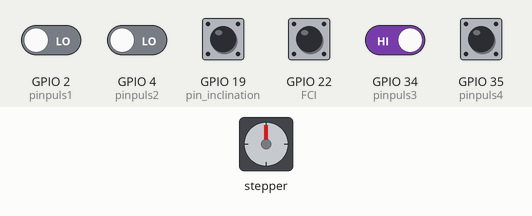
A sketch run on a simulated ESP32. Parts: stepper motor. Wiring (inferred from the names in the program): stepper motor driver (200 steps per turn assumed): step GPIO 15; direction GPIO 18. Inputs (shaded band) come from the test bench; at power-on: GPIO 19 (pin_inclination), GPIO 22 (FCI), GPIO 34 (pinpuls3), GPIO 35 (pinpuls4) HIGH, GPIO 2 (pinpuls1), GPIO 4 (pinpuls2) LOW. WiFi joins after 1.5 s; servers stay silent unless stated; the Firebase database answers and starts empty; what the sketch prints to the serial monitor is not drawn.

Above: at 0.1 s.
At 2.3 s:
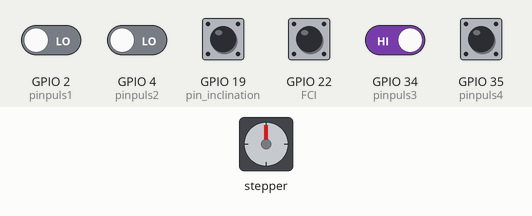
2.4 s: GPIO 22 (FCI) pulled LOW for 0.15 s
At 2.7 s:
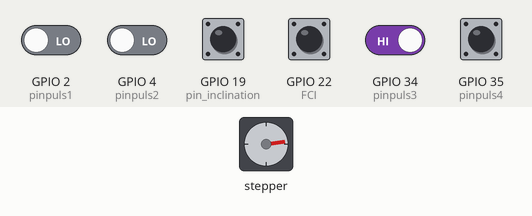
4.0 s: GPIO 19 (pin_inclination) pulled LOW for 0.15 s
5.6 s: GPIO 35 (pinpuls4) pulled LOW for 0.15 s
7.2 s: GPIO 2 (pinpuls1) driven HIGH and GPIO 34 (pinpuls3) driven LOW
9.3 s: GPIO 2 (pinpuls1) driven LOW and GPIO 4 (pinpuls2) driven HIGH
Timing chart, 0 to 12.3 s (numbered marks = the images above; inputs shaded):
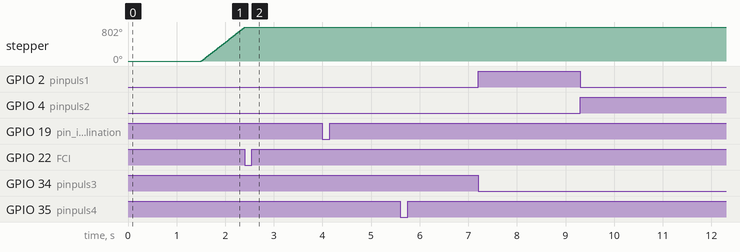

The sketch:

finalV1.ino
```cpp
#include <WiFi.h>
#include <Firebase_ESP_Client.h>
/* 1. Define the WiFi credentials */
//#define WIFI_SSID "TGB"
//#define WIFI_PASSWORD "dragonnarutito1234_tarma"

//#define WIFI_SSID "Portachuelo"
//#define WIFI_PASSWORD "HumGuz2711"
//#define WIFI_SSID "A32D9A6"
//#define WIFI_PASSWORD "dhio9090"

//#define WIFI_SSID "Galaxy"
//#define WIFI_PASSWORD "txgu4927"

#define WIFI_SSID "HOLA2"
#define WIFI_PASSWORD "lance1234"

/* 2. Define the API Key */
#define API_KEY "AIzaSyCGoJ3FfW1OuggPsJT4u8TCXW3IE2hwpUc"
//#define API_KEY "AIzaSyC7hU_CuFeD6m0uPj2-9ZZRPze1Rw1f07M"
/* 3. Define the RTDB URL */
#define DATABASE_URL "https://psiphilabo-default-rtdb.firebaseio.com/"
//#define DATABASE_URL "https://console.firebase.google.com/project/esp32-data-ba2f7/database/esp32-data-ba2f7-default-rtdb/data/~2F?hl=es"
/* 4. Define the user Email and password that alreadey registerd or added in your project */
#define USER_EMAIL "gian.ucb@gmail.com"
#define USER_PASSWORD "gianucb"


//#define USER_EMAIL "giancarlopezbustos@gmail.com"
//#define USER_PASSWORD "firebase"

// Define Firebase Data object
FirebaseData fbdo;
FirebaseAuth auth;
FirebaseConfig config;
unsigned long sendDataPrevMillis = 0;
unsigned long count = 0;
//String nodo="/Masa "+String(n)+":";

/*
int pinpuls1 = 2;
int pinpuls2 = 4;
int pinpuls3 = 26;
int pinpuls4 = 23;


*/
  int incli;
int FCI = 22;
int FCS = 23;

int pinpuls1 = 2;
int pinpuls2 = 4;
int pinpuls3 = 34; //este añade datos
int pinpuls4 = 35; //este crea el nuevo nodo
int pin_inclination = 19;

int statopuls1=HIGH;
int statopuls2=HIGH;
int statopuls3=HIGH;
int statopuls4=HIGH;
unsigned long tempo_base;
unsigned long tempo_cronometrato = 0;
unsigned long tempo_congelato;
unsigned long temposec;
unsigned long Ttranscurrido, terminado;
float h, m, s, ms;
int flag = 1;
int counter=1;
int counter_m=1;
float sum_time_p=0;
float tp=0;


#define dirPin 18
#define stepPin 15
#define stepsPerRevolution 200
float turns;
int degrees[1000];
int cont = 1;
int valor = 0;
void setup()
{
  Serial.begin(115200);
  pinMode (pinpuls1, INPUT);
  pinMode (pinpuls2, INPUT);
  pinMode (pinpuls3, INPUT_PULLUP);
  pinMode (pinpuls4, INPUT_PULLUP);
  pinMode (pin_inclination, INPUT_PULLUP);
  pinMode (FCI, INPUT_PULLUP);
  pinMode (FCS, INPUT_PULLUP);
  pinMode(stepPin, OUTPUT);
  pinMode(dirPin, OUTPUT);
  WiFi.begin(WIFI_SSID, WIFI_PASSWORD);
  Serial.print("Connecting to Wi-Fi");
  while (WiFi.status() != WL_CONNECTED)
  {
    Serial.println("Waiting");
    delay(300);
  }
  Serial.println();
  Serial.print("Connected with IP: ");
  Serial.println(WiFi.localIP());
  Serial.println();

  /* Assign the api key (required) */
  config.api_key = API_KEY;

  /* Assign the user sign in credentials */
  auth.user.email = USER_EMAIL;
  auth.user.password = USER_PASSWORD;

  /* Assign the RTDB URL (required) */
  config.database_url = DATABASE_URL;


  Firebase.begin(&config, &auth);

  Firebase.reconnectWiFi(true);

  Firebase.setDoubleDigits(5);

  reset_position();

}
void loop()
{


 //----------------------------------------------- Abel --------------------------------------------------

   if ((digitalRead (pin_inclination) == LOW)){
    Serial.println("LEYO LA INCLINACIÓN CORRECTAMENTE");
    Firebase.RTDB.getInt(&fbdo,"/inclination",&incli);


    degrees[cont] = int(incli);  //Aqui deberia entrar el valor de la pagina web, (int)

    if (valor >= 0 && valor <= 10)
    {
      if (cont < 1)
      {
        if (degrees[cont] > 0 && degrees[cont] != degrees[cont - 1])
        {
        //Serial.println(degrees[cont]);
        cont = cont + 1;
        }
      }
      else
      {
        if (degrees[cont] != degrees[cont - 1])
        {
        //Serial.println(degrees[cont]);
        cont = cont + 1;
        inclinacion(degrees, cont);
        }
      }
    }
    else
    {
      Serial.println("Incorrect Value");
    }
   }


  //-----------------------------------------------------------------------------------
  statopuls1 = digitalRead (pinpuls1);
  statopuls2 = digitalRead (pinpuls2);
  statopuls3 = digitalRead (pinpuls3);
  statopuls4 = digitalRead (pinpuls4);


  if ((statopuls1 == LOW) && (flag < 2))
  {
    tempo_base = millis();
    flag = 0;
  }
  if ((statopuls1 == LOW) && (flag == 2))
  {
    flag = 0;
  }

  if ((statopuls3 == LOW) && (flag == 2))
  {
    Firebase.RTDB.setFloat(&fbdo, "/dynamic/MASA" + String(counter_m+1)+"/T"+String(counter), Ttranscurrido);
    //String str_aux = "MASA" + String(counter_m+1);
    //Firebase.RTDB.setString(&fbdo, "/dynamic/MASA" + String(counter_m+1)+"/ID",str_aux);
    counter++;
    sum_time_p=sum_time_p+Ttranscurrido;
    Serial.println("Dato recibido_1");
  }

  if ((statopuls4 == LOW) && (counter>0))
  {
    Firebase.RTDB.setFloat(&fbdo, "/dynamic/MASA" + String(counter_m+1)+"/masa", float(0));
    //Firebase.RTDB.setFloat(&fbdo, "MASA " + String(counter_m)+"/T"+String(counter),"");
    counter_m++;
    Serial.println("Dato recibido");
    sum_time_p=0;
    counter=1;
  }


  if (flag == 0)
  {

    Ttranscurrido = millis() - tempo_base;

    h = int(Ttranscurrido / 3600000);
    terminado = Ttranscurrido % 3600000;
    m = int(terminado / 60000);
    terminado = terminado % 60000;
    s = int(terminado / 1000);
    ms = terminado % 1000;

    Serial.print("Tiempo transcurrido: ");
    Serial.println(Ttranscurrido);
    //Serial.println(",");
    //Serial.print("Tiempo transcurrido detallado: ");
    /*
    Serial.print(h, 0);
    Serial.print("h ");
    Serial.print(m, 0);
    Serial.print("m ");
    Serial.print(s, 0);
    Serial.print("s ");
    Serial.print(ms, 0);
    Serial.println("ms");*/

  }
  if (statopuls2 == LOW)
  {
    flag = 2;
  }

}

void reset_position(){
  down(1000.0);
  Serial.println("volvió a la posicición inicial");
}


void inclinacion(int degrees[], int cont)
{
  int value = 0;
  int current_value = 0;
  int previous_value = 0;
  current_value = degrees[cont - 1];
  previous_value = degrees[cont - 2];

  if (current_value > previous_value)
  {
    value = current_value - previous_value;
    Serial.print("Valor: ");
    Serial.println(value);
    Serial.println("de subida");
    turns = (((tan((value*3.14)/180))*160)/8)*10;
    up(turns);
  }
  else
  {
    value = previous_value - current_value;
    Serial.print("Valor: ");
    Serial.println(value);
    Serial.println("de bajada");
    turns = (((tan((value*3.14)/180))*160)/8)*10;
    down(turns);
  }
  Serial.print("Dato anterior :");
  Serial.println(previous_value);
  Serial.print("Dato actual :");
  Serial.println(current_value);
}

void up(float turns)
{
  digitalWrite(dirPin, LOW);

  for (int i = 0; i < int(stepsPerRevolution * turns); i++) {

    digitalWrite(stepPin, HIGH);
    delayMicroseconds(1000);
    digitalWrite(stepPin, LOW);
    delayMicroseconds(1000);
    if(digitalRead (FCS) == LOW){
      break;
    }
  }
  Serial.print("Turns of up: ");
  Serial.println(turns);
  delay(1000);
}

void down(float turns)
{
  digitalWrite(dirPin, HIGH);

  for (int i = 0; i < int(stepsPerRevolution * turns); i++) {

    digitalWrite(stepPin, HIGH);
    delayMicroseconds(1000);
    digitalWrite(stepPin, LOW);
    delayMicroseconds(1000);
    if(digitalRead (FCI) == LOW){
      break;
    }

  }
  Serial.print("Turns of down: ");
  Serial.println(turns);
  delay(1000);
}
```
